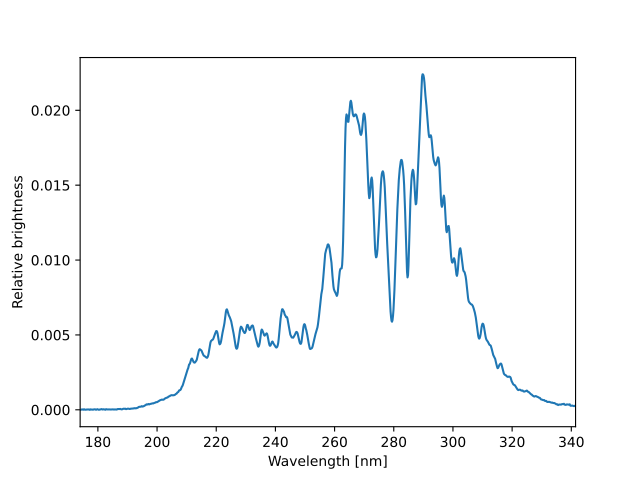

Recreate this plot in Python.
import matplotlib.pyplot as plt
import pyuvs as pu

fig, ax = plt.subplots()

template = pu.anc.load_template_solar_continuum()
wavelengths = pu.anc.load_muv_wavelength_center()
ax.plot(wavelengths, template)
ax.set_xlim(wavelengths[0], wavelengths[-1])
ax.set_xlabel('Wavelength [nm]')
ax.set_ylabel('Relative brightness')
plt.show()
